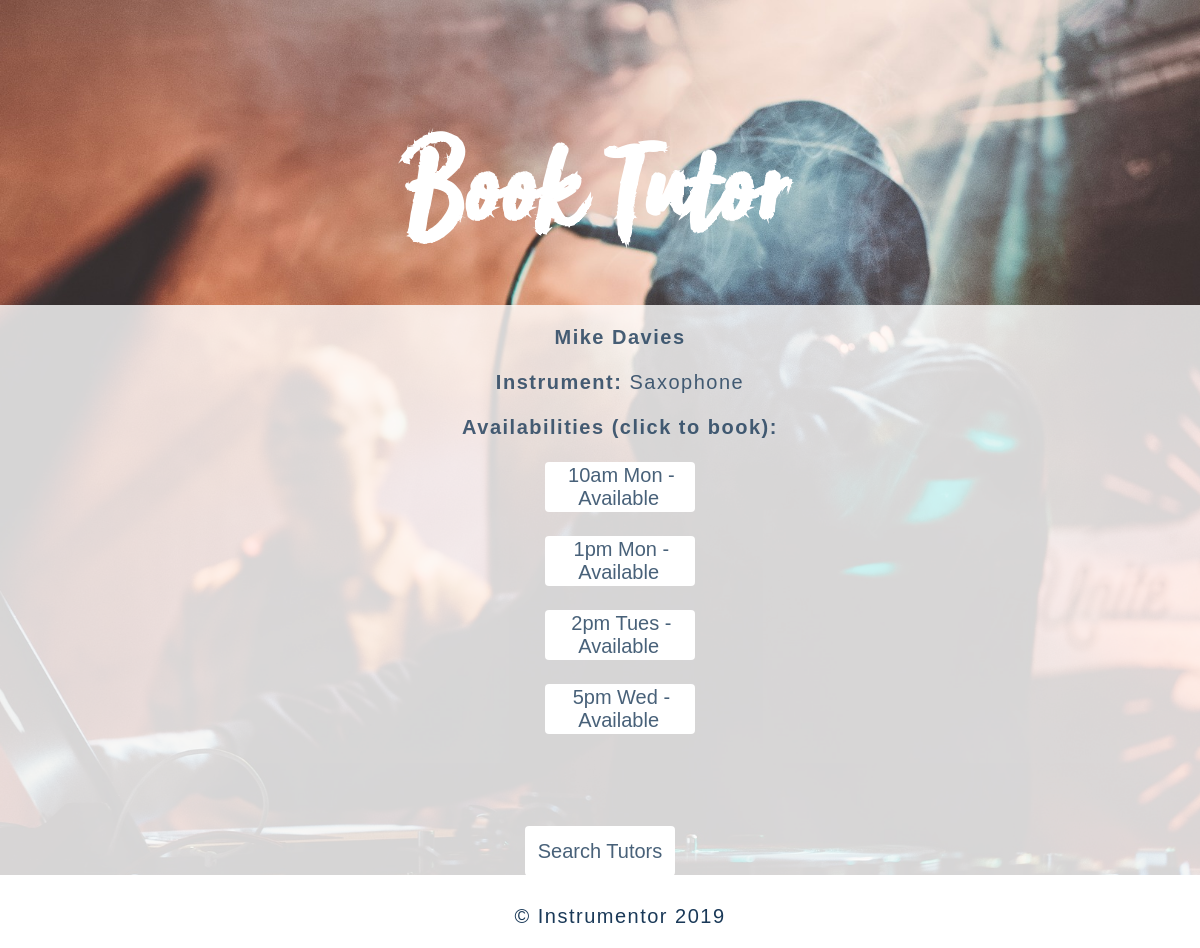
The app's page /home/book/2 with its own data.
### home/models.py (models this page shows, shortened)
class Tutor(models.Model):
    profile_pic = models.ImageField(upload_to="images/", default="concert.jpg") # pip3 install pillow
    name = models.CharField(max_length=150)
    experience = models.TextField(null=True, blank=True)
    instrument_avail = models.BooleanField(null=True, blank=True)
    price = models.DecimalField(max_digits=8, decimal_places=2, blank=True, null=True)
    instrument = models.ForeignKey('Instrument', on_delete=models.SET_NULL, null=True)
    user = models.OneToOneField(User, on_delete=models.CASCADE, null=False, primary_key=True)

class Instrument(models.Model):
    name = models.CharField(max_length=150)
    def __str__(self):
        return self.name

class Availability(models.Model):
    tutor = models.ForeignKey(Tutor, on_delete=models.CASCADE)
    hour = models.ForeignKey(Hour, on_delete=models.CASCADE)
    available = models.BooleanField(default=False)
    def __str__(self):
        if self.available:
            return self.hour.hour + ' ' \
                + self.hour.day_of_week + ' - Available'
        else:
            return ''

class Hour(models.Model):
    DAYS =(
    ('Mon','Monday'),
    ('Tues','Tuesday'),
    ('Wed','Wednesday'),
    ('Thurs','Thursday'),
    ('Fri','Friday'),
    ('Sat','Saturday'),
    ('Sun','Sunday',)
    )
    hour = models.CharField(max_length=8)
    day_of_week = models.CharField(choices=DAYS, max_length=10)

### home/views.py (the view)
# urls.py: path('book/<pk>', views.book, name = 'book'),
def book(request, pk):
    tutor = get_object_or_404(Tutor, pk=pk)
    tutors = Tutor.objects.all()
    all_avail = Availability.objects.all()
    availList = []
    try:
        for avail in all_avail:
            if(avail.tutor == tutor):
                if avail.available:
                    availList.append(avail)
    except Tutor.DoesNotExist:
        raise Http404('Tutor not found')
    return render(request, 'book.html', {
        'tutors': tutors, 'all_avail': all_avail, 'tutor': tutor, 'availList': availList})

### home/templates/book.html
{% include "base.html" %}
{% load static  %}
{% block header %}
  <h1 id="home">Book Tutor</h1>
{% endblock %}
{% block profile %}
<section class="content3">
    <ul>
      <p><b>{{tutor.user.first_name|capfirst}} {{tutor.user.last_name|capfirst}}</b></p>
      <p><b>Instrument:</b> {{ tutor.instrument}}</p>
      <p><b>Availabilities (click to book):</b></p>
        {% for availability in availList %}
          <div class="btn-group2">
            <button class="button2">
              <a href="{% url 'booking' availability.pk %}">{{ availability }}</a>
            </button>
          </div>
        {% endfor %}
    </ul>
    <br><br>
    <div class="btn-group2">
      <button class="button2">
        <a href="{% url 'tutors' %}">Search Tutors</a>
      </button>
    </div>
</section>
{% endblock %}

### static/style.css (style rules this page uses)
body h1 { margin: 0; font-size: 10vw; padding: 150px 10px 60px 0; line-height: 50px; font-family: 'Sun Valley'; text-align: center; color: white; }
body p { font-size: 20px; }
.btn-group2 { width: 100%; flex-wrap: wrap; display:inline-block; padding-bottom: 20px; }
.btn-group2 .button2 { background-color: white; color: rgba(16, 57, 90, 0.7); cursor: pointer; width: 150px; height: 50px; border-radius: 4px; border: none; text-align: center; font-size: 18px; margin: 2px; }
a { color: rgba(26, 57, 88, 0.8); text-decoration: none; font-size:20px; padding:2%; }
header p { text-align:center; }
.content3 { margin-top: 20px; color: rgba(26, 57, 88, 0.8); background-color:rgba(255, 255, 255, 0.8); width:100%; min-height: 40%; overflow: auto; }
.content3 ul { decoration: none; }

### records on screen
Tutor: user.first_name "Mike", user.last_name "Davies", instrument "Saxophone"
Availability: available+hour "10am Mon - Available"
Availability: available+hour "1pm Mon - Available"
Availability: available+hour "2pm Tues - Available"
Availability: available+hour "5pm Wed - Available"
